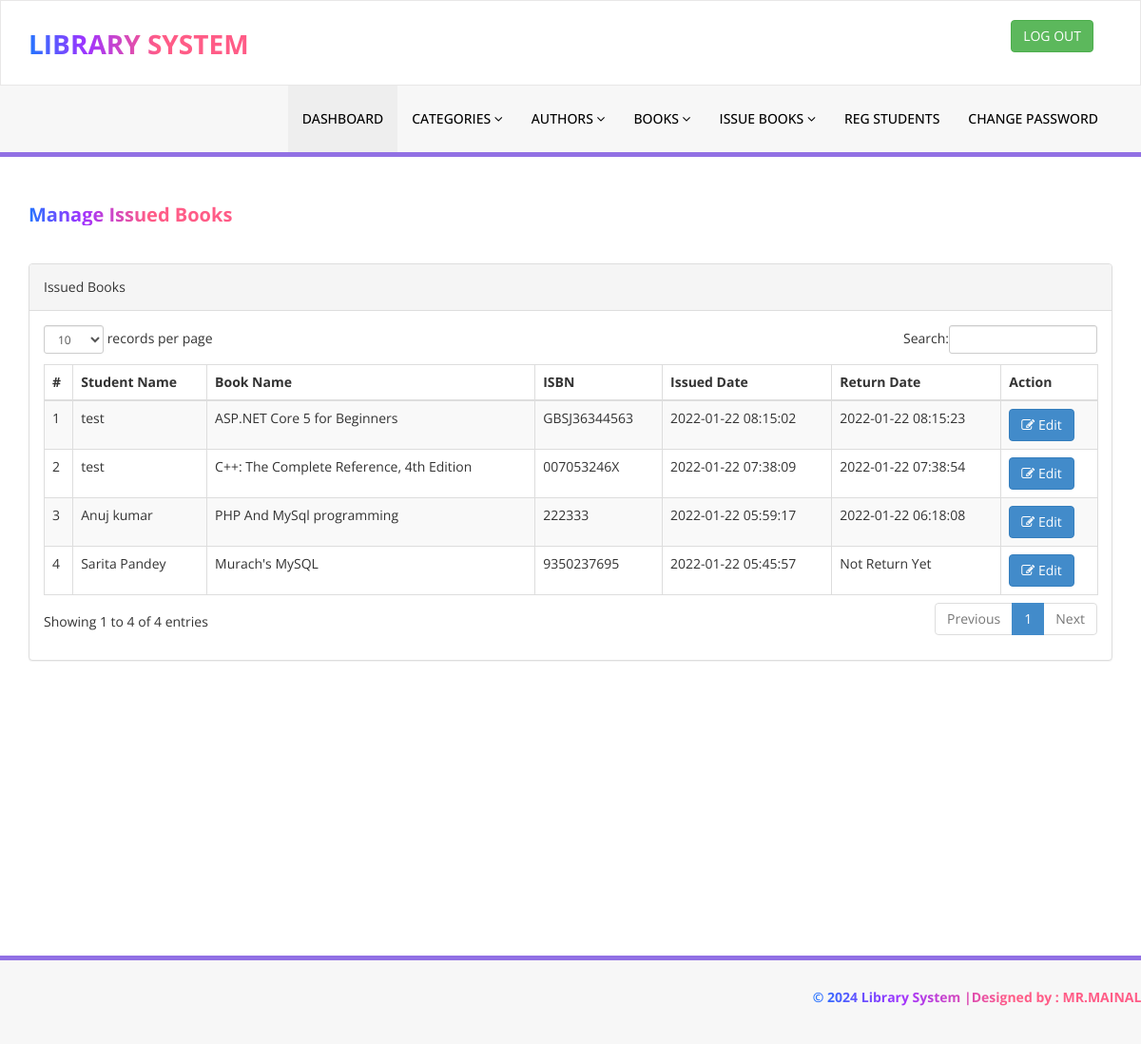
Screenshot of /admin/manage-issued-books.php (signed in) with the database file from the repository.
### tables this page shows
CREATE TABLE `tblissuedbookdetails` (
  `id` int(11) NOT NULL,
  `BookId` int(11) DEFAULT NULL,
  `StudentID` varchar(150) DEFAULT NULL,
  `IssuesDate` timestamp NULL DEFAULT current_timestamp(),
  `ReturnDate` timestamp NULL DEFAULT NULL ON UPDATE current_timestamp(),
  `RetrunStatus` int(1) DEFAULT NULL,
  `fine` int(11) DEFAULT NULL
);

CREATE TABLE `tblstudents` (
  `id` int(11) NOT NULL,
  `StudentId` varchar(100) DEFAULT NULL,
  `FullName` varchar(120) DEFAULT NULL,
  `EmailId` varchar(120) DEFAULT NULL,
  `MobileNumber` char(11) DEFAULT NULL,
  `Password` varchar(120) DEFAULT NULL,
  `Status` int(1) DEFAULT NULL,
  `RegDate` timestamp NULL DEFAULT current_timestamp(),
  `UpdationDate` timestamp NULL DEFAULT NULL ON UPDATE current_timestamp()
);

CREATE TABLE `tblbooks` (
  `id` int(11) NOT NULL,
  `BookName` varchar(255) DEFAULT NULL,
  `CatId` int(11) DEFAULT NULL,
  `AuthorId` int(11) DEFAULT NULL,
  `ISBNNumber` varchar(25) DEFAULT NULL,
  `BookPrice` decimal(10,2) DEFAULT NULL,
  `bookImage` varchar(250) NOT NULL,
  `isIssued` int(1) DEFAULT NULL,
  `RegDate` timestamp NULL DEFAULT current_timestamp(),
  `UpdationDate` timestamp NULL DEFAULT NULL ON UPDATE current_timestamp()
);

### admin/manage-issued-books.php (the view, shortened to what this page needs)
<?php
include('includes/config.php');
if(strlen($_SESSION['alogin'])==0)
    {
header('location:index.php');
}
else{
    ?>
<!DOCTYPE html>
<html xmlns="http://www.w3.org/1999/xhtml">
<head>
    <link href="assets/css/bootstrap.css" rel="stylesheet" />
    <link href="assets/css/font-awesome.css" rel="stylesheet" />
    <link href="assets/js/dataTables/dataTables.bootstrap.css" rel="stylesheet" />
    <link href="assets/css/style.css" rel="stylesheet" />
</head>
<body>
<?php include('includes/header.php');?>
    <div class="content-wrapper">
         <div class="container">
        <div class="row pad-botm">
            <div class="col-md-12">
                <h4 style="font-size: 20px;
    font-weight: bold;
    background: linear-gradient(83.84deg, #0088FF -6.87%, #A033FF 26.54%, #FF5C87 58.58%);
    -webkit-background-clip: text;
    -webkit-text-fill-color: transparent;
    background-clip: text;
    text-fill-color: transparent; float:left;">Manage Issued Books</h4>
    </div>
     <div class="row">
</div>
        </div>
            <div class="row">
                <div class="col-md-12">
                    <div class="panel panel-default">
                        <div class="panel-heading">
                          Issued Books
                        </div>
                        <div class="panel-body">
                            <div class="table-responsive">
                                <table class="table table-striped table-bordered table-hover" id="dataTables-example">
                                    <thead>
                                        <tr>
                                            <th>#</th>
                                            <th>Student Name</th>
                                            <th>Book Name</th>
                                            <th>ISBN </th>
                                            <th>Issued Date</th>
                                            <th>Return Date</th>
                                            <th>Action</th>
                                        </tr>
                                    </thead>
                                    <tbody>
<?php $sql = "SELECT tblstudents.FullName,tblbooks.BookName,tblbooks.ISBNNumber,tblissuedbookdetails.IssuesDate,tblissuedbookdetails.ReturnDate,tblissuedbookdetails.id as rid from  tblissuedbookdetails join tblstudents on tblstudents.StudentId=tblissuedbookdetails.StudentId join tblbooks on tblbooks.id=tblissuedbookdetails.BookId order by tblissuedbookdetails.id desc";
$query = $dbh -> prepare($sql);
$query->execute();
$results=$query->fetchAll(PDO::FETCH_OBJ);
$cnt=1;
if($query->rowCount() > 0)
{
foreach($results as $result)
{               ?>
                                        <tr class="odd gradeX">
                                            <td class="center"><?php echo htmlentities($cnt);?></td>
                                            <td class="center"><?php echo htmlentities($result->FullName);?></td>
                                            <td class="center"><?php echo htmlentities($result->BookName);?></td>
                                            <td class="center"><?php echo htmlentities($result->ISBNNumber);?></td>
                                            <td class="center"><?php echo htmlentities($result->IssuesDate);?></td>
                                            <td class="center"><?php if($result->ReturnDate=="")
                                            {
                                                echo htmlentities("Not Return Yet");
                                            } else {
                                            echo htmlentities($result->ReturnDate);
}
                                            ?></td>
                                            <td class="center">
                                            <a href="update-issue-bookdeails.php?rid=<?php echo htmlentities($result->rid);?>"><button class="btn btn-primary"><i class="fa fa-edit "></i> Edit</button>
                                            </td>
                                        </tr>
 <?php $cnt=$cnt+1;}} ?>
                                    </tbody>
                                </table>
                            </div>
                        </div>
                    </div>
                </div>
            </div>
    </div>
    </div>
  <?php include('includes/footer.php');?>
</body>
</html>
<?php } ?>

### admin/assets/css/style.css (style rules this page uses)
.content-wrapper { margin-top: 40px; min-height:800px; padding-bottom:90px; }
.pad-botm { padding-bottom:30px; }

### rows the page displays
tblissuedbookdetails: tblstudents.FullName "test", BookId.BookName "ASP.NET Core 5 for Beginners", BookId.ISBNNumber "GBSJ36344563", IssuesDate "2022-01-22 08:15:02", ReturnDate "2022-01-22 08:15:23"
tblissuedbookdetails: tblstudents.FullName "test", BookId.BookName "C++: The Complete Reference, 4th Edition", BookId.ISBNNumber "007053246X", IssuesDate "2022-01-22 07:38:09", ReturnDate "2022-01-22 07:38:54"
tblissuedbookdetails: tblstudents.FullName "Anuj kumar", BookId.BookName "PHP And MySql programming", BookId.ISBNNumber "222333", IssuesDate "2022-01-22 05:59:17", ReturnDate "2022-01-22 06:18:08"
tblissuedbookdetails: tblstudents.FullName "Sarita Pandey", BookId.BookName "Murach's MySQL", BookId.ISBNNumber "9350237695", IssuesDate "2022-01-22 05:45:57"
